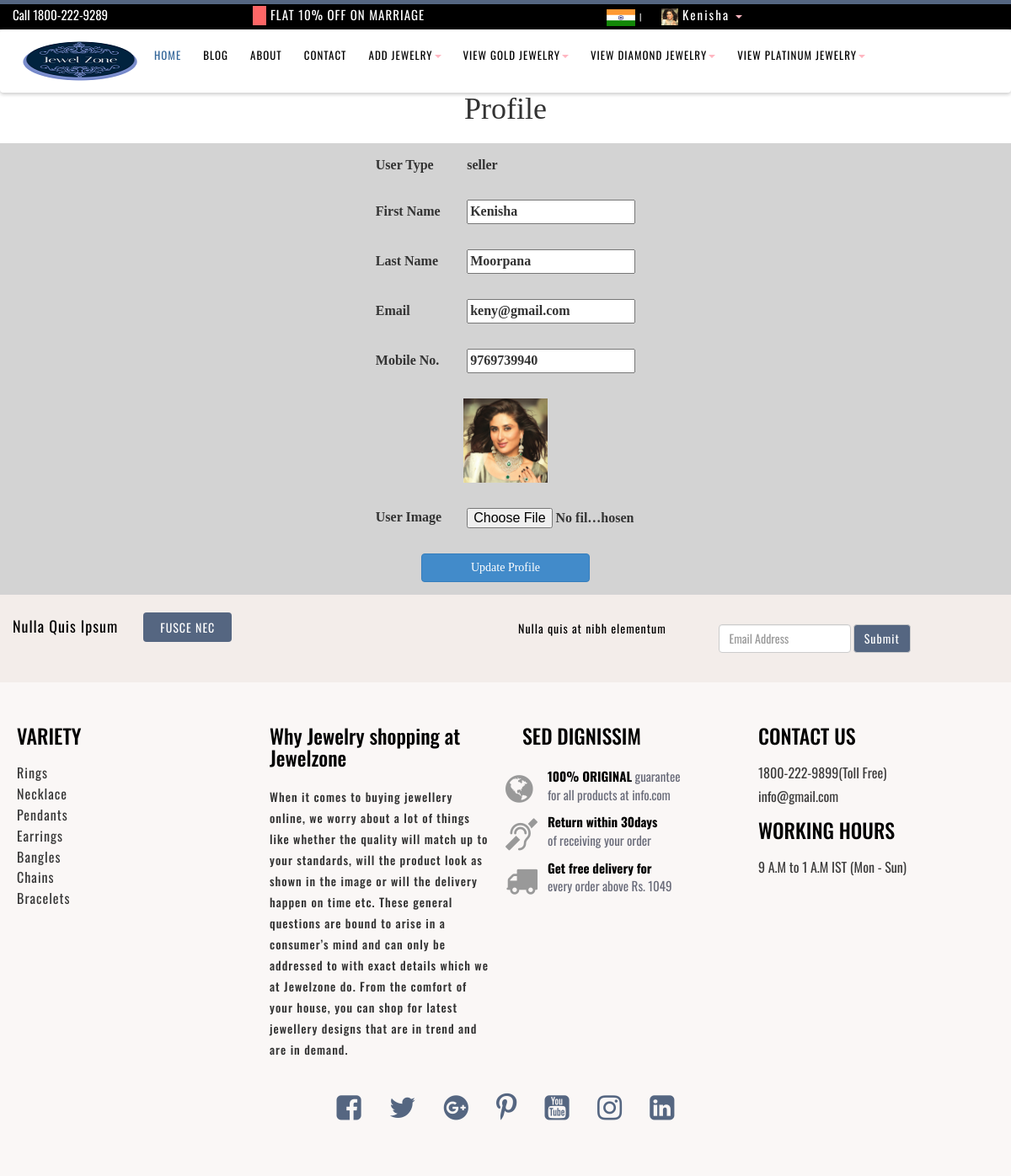
The page /profile/ (signed in) on the database its author committed.
### jewelzone/models.py (models this page shows, shortened)
class User(models.Model):
    fname = models.CharField(max_length=50)
    lname = models.CharField(max_length=50)
    email = models.CharField(max_length=50)
    mobile = models.CharField(max_length=50)
    password = models.CharField(max_length=50)
    cpassword = models.CharField(max_length=50)
    usertype = models.CharField(max_length=50,default="user")
    user_image = models.ImageField(upload_to='user_image/',default='')

### jewelzone/views.py (the view)
# urls.py: path('profile/',views.profile,name='profile'),
def profile(request):
    if request.method == "POST":
        user = User.objects.get(email=request.session['email'])
        user.fname = request.POST['fname']
        user.lname = request.POST['lname']
        user.email = request.POST['email']
        user.mobile = request.POST['mobile']
        try:
            if request.FILES['user_image']:
                print("FILE")
                if user.usertype == "seller":
                    print("SELLER1")
                    data = "seller_header.html"
                    user.user_image = request.FILES['user_image']
                    user.save()
                    request.session['user_image'] = user.user_image.url
                    return render(request,'seller_index.html',{'data':data,'user':user})
                else:
                    user.user_image = request.FILES['user_image']
                    user.save()
                    request.session['user_image'] = user.user_image.url
                    return render(request,'index.html',{'user':user})
        except:
            if user.usertype == "seller":
                print("SELLER2")
                data = "seller_header.html"
                user.save()
                return render(request,'seller_index.html',{'data':data,'user':user})
            else:
                user.save()
                return render(request,'index.html',{'user':user})
    else:
        user = User.objects.get(email=request.session['email'])
        if user.usertype == "seller":
            print("SELLER3")
            data = "seller_header.html"
            return render(request,'profile.html',{'user':user,'data':data})
        else:
            return render(request,'profile.html',{'user':user})

### jewelzone/templates/profile.html (shortened to what this page needs)
{% extends data|yesno:"seller_header.html,header.html" %}
{% load static %}
{% block content %}
<!DOCTYPE html>
<html lang="en">
<head>
    <link href="{% static 'css/bootstrap.min.css' %}" rel="stylesheet">
	<link href="{% static 'css/global.css' %}" rel="stylesheet">
	<link href="{% static 'css/index.css' %}" rel="stylesheet">
	<link href="{% static 'css/about.css' %}" rel="stylesheet">
	<link href="{% static 'css/shop.css' %}" rel="stylesheet">
	<link href="{% static 'css/contact.css' %}" rel="stylesheet">
	<link href="{% static 'css/blog.css' %}" rel="stylesheet">
	<link href="{% static 'css/detail.css' %}" rel="stylesheet">
	<link href="{% static 'css/shop_detail.css' %}" rel="stylesheet">
	<link rel="stylesheet" type="text/css" href="{% static 'css/font-awesome.min.css' %}">
</head>
<body>
    <center>
        <h1 style="font-family:Cambria, Cochin, Georgia, Times, 'Times New Roman', serif">Profile</h1>
        <br>
        <form name="profile" method="POST" action="{% url 'profile' %}" enctype="multipart/form-data">
            <fieldset class="row1">
                <table>
                    <tr class="sanjay">
                        <td class="akil">User Type</td>
                        <td class="akil">{{user.usertype}}</td>
                    </tr>
                    <tr class="sanjay">
                        <td class="akil">First Name</td>
                        <td class="akil"><input type="text" name="fname" required="required" value="{{user.fname}}"></td>
                    </tr>
                    <tr class="sanjay">
                        <td class="akil">Last Name</td>
                        <td class="akil"><input type="text" name="lname" required="required" value="{{user.lname}}"></td>
                    </tr>
                    <tr class="sanjay">
                        <td class="akil">Email</td>
                        <td class="akil"><input type="text" name="email" required="required" value="{{user.email}}"></td>
                    </tr>
                    <tr class="sanjay">
                        <td class="akil">Mobile No.</td>
                        <td class="akil"><input type="text" name="mobile" required="required" value="{{user.mobile}}"></td>
                    </tr>
                    <tr class="sanjay">
                        <td class="akil" colspan="2" align="center">
                            <img src="{{user.user_image.url}}" width="100px" height="100px" >
                        </td>
                    </tr>
                    <tr class="sanjay">
                        <td class="akil"> User Image </td>
                        <td class="akil"><input type="file" name="user_image"></td>
                    </tr>
                    <tr class="sanjay">
                        <td class="akil" colspan="2" align="center">
                            <input type="submit" name="submit" value="Update Profile" class="btn btn-primary">
                        </td>
                    </tr>
                </table>
            </fieldset>
        </form>
    </center>
    {% include 'footer.html' %}
</body>
</html>
{% endblock %}

### jewelzone/templates/seller_header.html (shortened to what this page needs)
{% load static %}
<!DOCTYPE html>
<html lang="en">
<head>
	<link href="{% static 'css/bootstrap.min.css' %}" rel="stylesheet">
	<link href="{% static 'css/global.css' %}" rel="stylesheet">
	<link href="{% static 'css/index.css' %}" rel="stylesheet">
	<link href="{% static 'css/about.css' %}" rel="stylesheet">
	<link href="{% static 'css/shop.css' %}" rel="stylesheet">
	<link href="{% static 'css/contact.css' %}" rel="stylesheet">
	<link href="{% static 'css/blog.css' %}" rel="stylesheet">
	<link href="{% static 'css/detail.css' %}" rel="stylesheet">
	<link href="{% static 'css/shop_detail.css' %}" rel="stylesheet">
	<link rel="stylesheet" type="text/css" href="{% static 'css/font-awesome.min.css' %}">
</head>
<body>
	<section id="header" class="clearfix" style="background-color: black;">
		<div class="container">
			<div class="row">
				<div class="header_top clearfix">
					<div class="col-sm-3 header_top_left clearfix">
						<div class="header_top_left_inner clearfix" >
							<p><a href="#" style="font-size: 15px;">Call 1800-222-9289</a></p>
						</div>
					</div>
					<div class="col-sm-4 header_top_middle clearfix">
						<div class="header_top_middle_inner clearfix">
							<p><a href="#" style="font-size: 15px;"><span class="trouble_1"></span>FLAT 10% OFF ON MARRIAGE</a></p>
						</div>
					</div>
					<div class="col-sm-5 header_top_right clearfix">
						<div class="header_top_right_inner clearfix">
							<ul>
								<li><a href="#"><img src="{% static 'img/1.png' %}"></a><span class="trouble_2">|</span>
								</li>
								<li class="dropdown" style="margin-left: 15px;">
									<a class="tag_menu" href="#" data-toggle="dropdown" role="button"
										aria-expanded="false" style="font-size: 15px;"><img src="{{user.user_image.url}}" height="20px" width="20px"> {{request.session.fname}} <span class="caret"></span></a>
								</li>
							</ul>
						</div>
					</div>
				</div>
			</div>
		</div>
	</section>
	<section id="header_2" class="cd-secondary-nav">
		<nav class="navbar navbar-default">
			<div class="container-fluid">
				<div class="navbar-header page-scroll">
					<a class="navbar-brand" href="index.html"><img src="{% static 'img/2.png' %}"
							style="width: 150px; height: 75px;"></a>
				</div>
				<div class="collapse navbar-collapse" id="bs-example-navbar-collapse-1">
					<ul class="nav navbar-nav">
						<li>
							<a class="tag_menu active_tab" href="{% url 'seller_index' %}">HOME</a>
						</li>
						<li>
                        	<a class="tag_menu" href="{% url 'blog' %}">BLOG</a>
                    	</li>
						<li>
                        <a class="tag_menu" href="{% url 'about' %}">ABOUT</a>
                   		 </li>
					 <li>
                        <a class="tag_menu" href="{% url 'contact' %}">CONTACT</a>
                    </li>
					<li class="dropdown">
						<a class="tag_menu" href="#" data-toggle="dropdown" role="button"
							aria-expanded="false">ADD JEWELRY<span class="caret"></span></a>
					</li>
                        <li class="dropdown">
							<a class="tag_menu" href="#" data-toggle="dropdown" role="button"
								aria-expanded="false">VIEW GOLD JEWELRY<span class="caret"></span></a>
                        </li>
                        <li class="dropdown">
							<a class="tag_menu" href="#" data-toggle="dropdown" role="button"
								aria-expanded="false">VIEW DIAMOND JEWELRY<span class="caret"></span></a>
						</li>
						<li class="dropdown">
							<a class="tag_menu" href="#" data-toggle="dropdown" role="button"
								aria-expanded="false">VIEW PLATINUM JEWELRY<span class="caret"></span></a>
						</li>
					</ul>
				</div>
			</div>
		</nav>
	</section>
  {% block content %}
  {% endblock %}
  </body>
  </html>

### jewelzone/static/css/global.css (style rules this page uses)
body { font-family: 'Oswald', sans-serif }
h1,h2,h3,h4,h5,h6 { padding:0; margin:0; }
ul { padding:0; margin:0; list-style:none; }
p { padding:0; margin:0; }
.active_tab { color:#c08585!important; }
#header { background: #556681; border-top: 5px solid #556681; height:35px; padding-top:2px; }
.header_top_left_inner p a { font-size:14px; color:#FFFFFF; }
.header_top_middle { padding:0; margin:0; }
.header_top_middle_inner p a { font-size:14px; color:#FFFFFF; letter-spacing:1px; }
.header_top_middle_inner p .trouble_1 { padding:3px 8px; margin-right:10px; background:#FF6666; font-weight:600; font-size:12px; color:#FFFFFF; }
.header_top_right_inner ul li { display:inline-block; margin-left:5px; }
.header_top_right_inner ul li a { font-size:12px; color:#FFFFFF; letter-spacing:2px; }
.header_top_right_inner ul li .trouble_2 { margin-left:10px; margin-right:10px; color:#FFFFFF; font-size:10px; }
#header_2 .navbar-default { background-color: #fff; border: none!important; min-height: 75px; padding-bottom:10px; box-shadow: 0px 2px 4px #ccc; margin-bottom:0!important; }
#header_2 .navbar-brand { padding: 0px; margin-left:15px!important; }
#header_2 .navbar-nav { margin-left: 100px; margin-top: 10px; }
#header_2 .navbar-default .navbar-nav .active_tab { color:#336699!important; }
#header_2 .navbar-default .navbar-nav li .tag_menu { color: #000; font-size: 16px; letter-spacing: 1px; }
@media (min-width:961px) and (max-width:1200px) { .container { width: auto; } }
@media (min-width:961px) and (max-width:1200px) { .header_top_middle_inner p a { font-size: 11px; } }
@media (min-width:961px) and (max-width:1200px) { .header_top_middle_inner p .trouble_1 { margin-right: 5px; font-size: 12px; } }
@media (min-width:961px) and (max-width:1200px) { .header_top_right_inner ul li .trouble_2 { margin-left: 5px; margin-right: 5px; } }
@media (min-width:961px) and (max-width:1200px) { .header_top_right_inner ul li a { font-size: 10px; } }
@media (min-width:961px) and (max-width:1200px) { #header_2 .navbar-brand { margin-left: 5px!important; } }
@media (min-width:961px) and (max-width:1200px) { #header_2 .navbar-brand img { width:80%; } }
@media (min-width:961px) and (max-width:1200px) { #header_2 .navbar-nav { margin-left: 0px; } }
@media (min-width:961px) and (max-width:1200px) { #header_2 .navbar-default .navbar-nav li .tag_menu { font-size: 13px; padding:10px 13px; } }

### jewelzone/static/css/index.css (style rules this page uses)
body { font-family: 'Oswald', sans-serif }
h1,h2,h3,h4,h5,h6 { padding:0; margin:0; }
ul { padding:0; margin:0; list-style:none; }
p { padding:0; margin:0; }
.active_tab { color:#c08585!important; }

### jewelzone/static/css/about.css (style rules this page uses)
body { font-family: 'Oswald', sans-serif }
h1,h2,h3,h4,h5,h6 { padding:0; margin:0; }
ul { padding:0; margin:0; list-style:none; }
p { padding:0; margin:0; }
.active_tab { color:#c08585!important; }

### jewelzone/static/css/shop.css (style rules this page uses)
body { font-family: 'Oswald', sans-serif }
h1,h2,h3,h4,h5,h6 { padding:0; margin:0; }
ul { padding:0; margin:0; list-style:none; }
p { padding:0; margin:0; }
.active_tab { color:#c08585!important; }

### jewelzone/static/css/contact.css (style rules this page uses)
body { font-family: 'Oswald', sans-serif }
h1,h2,h3,h4,h5,h6 { padding:0; margin:0; }
ul { padding:0; margin:0; list-style:none; }
p { padding:0; margin:0; }
.active_tab { color:#c08585!important; }

### jewelzone/static/css/blog.css (style rules this page uses)
body { font-family: 'Oswald', sans-serif }
h1,h2,h3,h4,h5,h6 { padding:0; margin:0; }
ul { padding:0; margin:0; list-style:none; }
p { padding:0; margin:0; }
.active_tab { color:#c08585!important; }

### jewelzone/static/css/detail.css (style rules this page uses)
body { font-family: 'Oswald', sans-serif }
h1,h2,h3,h4,h5,h6 { padding:0; margin:0; }
ul { padding:0; margin:0; list-style:none; }
p { padding:0; margin:0; }
.active_tab { color:#c08585!important; }

### jewelzone/static/css/shop_detail.css (style rules this page uses)
body { font-family: 'Oswald', sans-serif }
h1,h2,h3,h4,h5,h6 { padding:0; margin:0; }
ul { padding:0; margin:0; list-style:none; }
p { padding:0; margin:0; }
.active_tab { color:#c08585!important; }
a:link { text-decoration:none; }

### jewelzone/templates/seller_header.html (style rules this page uses)
span { color: lightpink; }

### rows shown on the page
User: user_image (picture), session.fname "Kenisha", usertype "seller", fname "Kenisha", lname "Moorpana", email "keny@gmail.com", mobile "9769739940"
